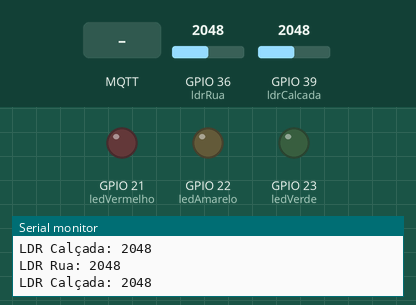
Bench run of a sketch on a simulated ESP32. On the bench: output pins drawn as LEDs (lit = HIGH), the last lines printed to the serial monitor. Dashed ring = blinking. The inputs (shaded band) are chosen by the test bench; at power-on: GPIO 39 (ldrCalcada) = 2048, GPIO 36 (ldrRua) = 2048. WiFi joins after 1.5 s; servers stay silent unless stated; no MQTT or app messages arrive unless stated.

Above: at 2.7 s.
2.8 s: GPIO 39 (ldrCalcada) set to 208
4.3 s: GPIO 39 (ldrCalcada) set to 179
At 4.7 s:
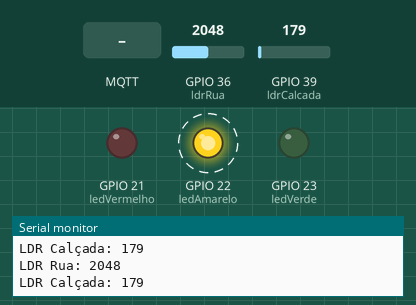
7.3 s: MQTT message "avenida_vermelho" arrives on the first subscribed topic
At 7.7 s:
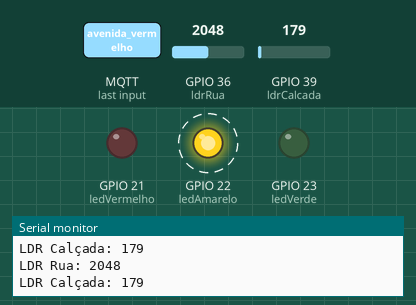
10.3 s: MQTT message "avenida_verde" arrives on the first subscribed topic
At 10.8 s:
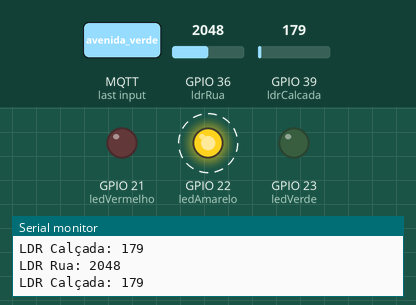
Timing chart, 0 to 17.3 s (numbered marks = the images above; inputs shaded):
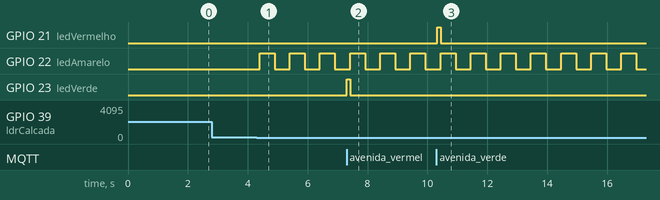

Measured:
- the behaviour switches between 200 and 199 on GPIO 39 (ldrCalcada) (found by bisection; images 0 and 1)
- after the input at 4.3 s, GPIO 22 (ledAmarelo): alternates HIGH for 0.50 s and LOW for 0.50 s, starting after 0.10 s
- after the input at 7.3 s, GPIO 23 (ledVerde): LOW → HIGH at once, → LOW 0.10 s later
- after the input at 10.3 s, GPIO 21 (ledVermelho): LOW → HIGH at once, → LOW 0.10 s later

The sketch:

rua.ino
```cpp
#include <WiFi.h>
#include <PubSubClient.h>

// Configurações Wi-Fi
const char* ssid = "Sla";
const char* password = "bananadepijama30";

// Configurações MQTT
const char* mqtt_server = "broker.hivemq.com";
const int mqtt_port = 1883;
const char* mqtt_topic_control = "traffic/control";
const char* mqtt_topic_status = "traffic/status";

WiFiClient espClient;
PubSubClient client(espClient);

// Pinos dos LEDs e LDRs
const int ledVerde = 23;
const int ledAmarelo = 22;
const int ledVermelho = 21;
const int ldrRua = 36;
const int ldrCalcada = 39;

// Limiar para detecção
const int limiarCarro = 2500;    // Ajuste conforme necessário
const int limiarDiaNoite = 200;  // Ajuste conforme necessário

// Variáveis de estado
bool modoPiscarAmarelo = false;
unsigned long ultimoPiscar = 0;
const unsigned long intervaloPiscar = 500;  // Intervalo de piscar em milissegundos
bool estadoAmarelo = false;

String msg_at = "";
void setup() {
  Serial.begin(115200);

  // Configura os pinos dos LEDs como saída
  pinMode(ledVerde, OUTPUT);
  pinMode(ledAmarelo, OUTPUT);
  pinMode(ledVermelho, OUTPUT);

  // Configura os pinos dos LDRs como entrada
  pinMode(ldrRua, INPUT);
  pinMode(ldrCalcada, INPUT);

  // Conecta ao Wi-Fi
  setup_wifi();

  // Configura o cliente MQTT
  client.setServer(mqtt_server, mqtt_port);
  client.setCallback(callback);
}

void setup_wifi() {
  delay(10);
  Serial.println();
  Serial.print("Conectando-se a ");
  Serial.println(ssid);

  WiFi.begin(ssid, password);

  while (WiFi.status() != WL_CONNECTED) {
    delay(500);
    Serial.print(".");
  }

  Serial.println("");
  Serial.println("WiFi conectado");
  Serial.print("Endereço IP: ");
  Serial.println(WiFi.localIP());
}

void callback(char* topic, byte* message, unsigned int length) {
  String msg;
  for (int i = 0; i < length; i++) {
    msg += (char)message[i];
  }

  Serial.print("Mensagem recebida em [");
  Serial.print(topic);
  Serial.print("]: ");
  Serial.println(msg);


  if (String(topic) == mqtt_topic_status) {
    if (msg == "avenida_vermelho" && msg != msg_at) {
      // Avenida está vermelha, rua pode ficar verde
      modoPiscarAmarelo = false;
      digitalWrite(ledVermelho, LOW);
      digitalWrite(ledAmarelo, LOW);
      digitalWrite(ledVerde, HIGH);
      Serial.println("verdeee");

    } else if (msg == "avenida_verde") {
      // Avenida voltou a verde, rua fica vermelha
      modoPiscarAmarelo = false;
      digitalWrite(ledVerde, LOW);
      digitalWrite(ledAmarelo, LOW);
      digitalWrite(ledVermelho, HIGH);
    }
    msg_at = msg;
  }
}

void reconnect() {
  // Loop até reconectar
  while (!client.connected()) {
    Serial.print("Conectando ao broker MQTT...");
    if (client.connect("ESP32_Rua")) {
      Serial.println("Conectado");
      client.subscribe(mqtt_topic_status);
    } else {
      Serial.print("Falha, rc=");
      Serial.print(client.state());
      Serial.println(" Tentando novamente em 5 segundos");
      delay(5000);
    }
  }
}

void loop() {
  if (!client.connected()) {
    reconnect();
  }
  client.loop();

  int valorLDRRua = analogRead(ldrRua);
  int valorLDRCalcada = analogRead(ldrCalcada);

  Serial.print("LDR Rua: ");
  Serial.println(valorLDRRua);
  Serial.print("LDR Calçada: ");
  Serial.println(valorLDRCalcada);

  // Verifica se é noite
  if (valorLDRCalcada < limiarDiaNoite) {
    if (!modoPiscarAmarelo) {
      modoPiscarAmarelo = true;
      // Envia comando para piscar amarelo
      client.publish(mqtt_topic_control, "piscar_amarelo");
    }

    // Piscar amarelo
    unsigned long agora = millis();
    if (agora - ultimoPiscar >= intervaloPiscar) {
      ultimoPiscar = agora;
      estadoAmarelo = !estadoAmarelo;
      digitalWrite(ledVerde, LOW);
      digitalWrite(ledVermelho, LOW);
      digitalWrite(ledAmarelo, estadoAmarelo ? HIGH : LOW);
    }
  } else {
    if (modoPiscarAmarelo) {
      modoPiscarAmarelo = false;
      // Envia comando para voltar ao modo normal
      client.publish(mqtt_topic_control, "modo_normal");
      // Configura semáforo da rua para vermelho
      digitalWrite(ledVerde, LOW);
      digitalWrite(ledAmarelo, LOW);
      digitalWrite(ledVermelho, HIGH);
      Serial.println("Vermelho");
    }

    if (!modoPiscarAmarelo) {
      // Verifica se há carro na rua
      if (valorLDRRua < limiarCarro) {
        // Envia comando para fechar avenida e abrir rua
        client.publish(mqtt_topic_control, "rua_verde");
        // Espera confirmação e mantém o estado atual
      } else if (valorLDRCalcada > limiarDiaNoite) {
        // Envia comando para abrir avenida e fechar rua
        client.publish(mqtt_topic_control, "avenida_verde");
        // Mantém o semáforo da rua vermelho
        digitalWrite(ledVerde, LOW);
        digitalWrite(ledAmarelo, LOW);
        digitalWrite(ledVermelho, HIGH);
      } else {
        digitalWrite(ledVermelho, LOW);
      }
    }
  }

  delay(100);  // Ajuste o tempo conforme necessário
}
```
